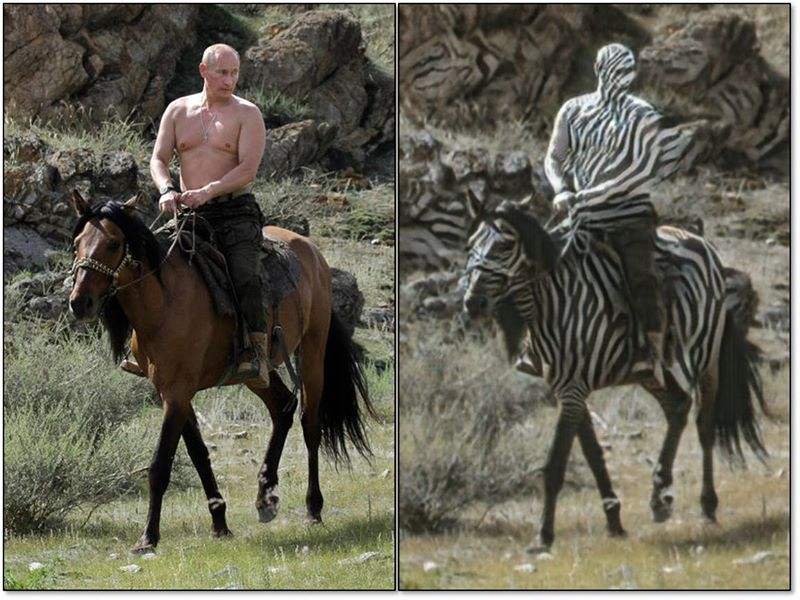
#> input picture CycleGAN/imgs/failure_putin.jpg, 800 x 600 px, given in place of 20150801.mp4, which was not available
$ python opticalflowcv.py ../../CycleGAN/imgs/failure_putin.jpg
#> lines starting #> are read from the running program, lines starting #| are printed output that depends on the picture; after the words box and inside, x2 and y2 are one past the last pixel; in counts of white or black regions, pixels touching at a corner belong together; pictures that were not available may be replaced by others from this repository, and a replacement may not be noted
import numpy as np
import cv2
import os, sys


#savedir="../data/Dogs/Resque/Labeled/Cv2_Optical/"
savedir="/export/space/araki-t/Dogs/Resque/Labeled/Cv2_Optical/"

filelist = []
# [12 lines of commented-out code are left out]
filelist = ["/export/space/araki-t/Dogs/Resque/20150801.mp4"] #, "../data/Dogs/Resque/20160710.mp4", "../data/Dogs/Resque/20161111.mp4", "../data/Dogs/Resque/2016112701.mp4", "../data/Dogs/Resque/2016112702.mp4", "../data/Dogs/Resque/2017061901.mp4", "../data/Dogs/Resque/2017061902.mp4"]
print(filelist)

## filelist ---> [ '../data/eat-drink/361.mp4', '../data/bark/ts340.mp4',...]
for filename in filelist:
    fatherpath =  os.path.join(savedir, filename.split("/")[-1].split(".")[0])
    cmd = 'mkdir -p ' + fatherpath
    os.system(cmd)
    print(filename, " to ", fatherpath)
    cap = cv2.VideoCapture(filename)
    # params for ShiTomasi corner detection
    feature_params = dict( maxCorners = 100,
                           qualityLevel = 0.3,
                           minDistance = 7,
                           blockSize = 7 )
    # Parameters for lucas kanade optical flow
    lk_params = dict( winSize  = (15,15),
                      maxLevel = 2,
                      criteria = (cv2.TERM_CRITERIA_EPS | cv2.TERM_CRITERIA_COUNT, 10, 0.03))
    # Create some random colors
    color = np.random.randint(0,255,(100,3))
    # Take first frame and find corners in it
    ret, old_frame = cap.read()
#> old_frame is the input picture: shape (600, 800, 3); mean B, G, R 82.8, 96.4, 98.9
    #old_gray = cv2.cvtColor(old_frame, cv2.COLOR_BGR2GRAY)
    old_gray = cv2.cvtColor(old_frame, cv2.COLOR_BGR2GRAY)
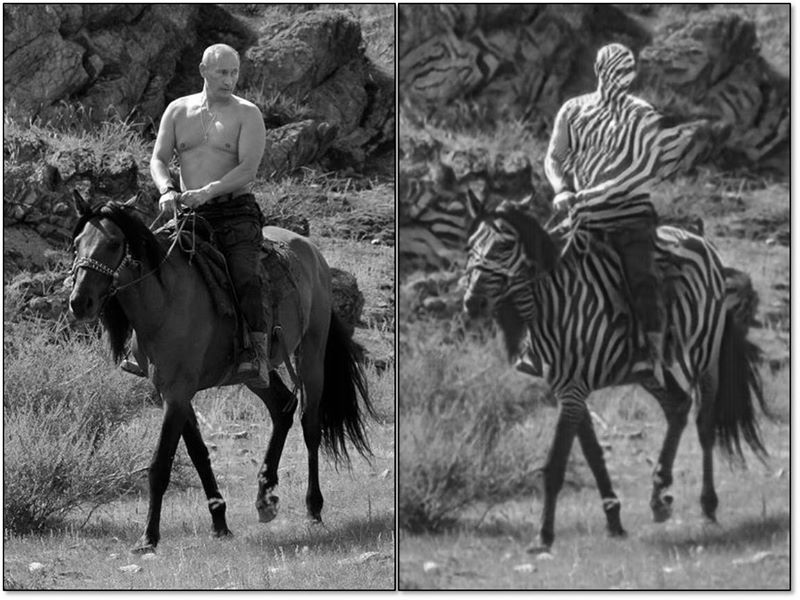
#> old_gray: shape (600, 800); min 0, max 255, mean 95.6
    hsv = np.zeros_like(old_frame)
    hsv[...,1] = 255

#    p0 = cv2.goodFeaturesToTrack(old_gray, mask = None, **feature_params)
    # Create a mask image for drawing purposes
    mask = np.zeros_like(old_frame)
    counter = 0
    ret,frame = cap.read() # 2nd frame
    while(ret):
        counter += 1

        frame_gray = cv2.cvtColor(frame, cv2.COLOR_BGR2GRAY)
        # calculate optical flow
        try:
            flow = cv2.calcOpticalFlowFarneback(old_gray ,frame_gray, None, 0.5, 3, 10, 3, 5, 1.2, 0)
            mag, ang = cv2.cartToPolar(flow[...,0], flow[...,1])
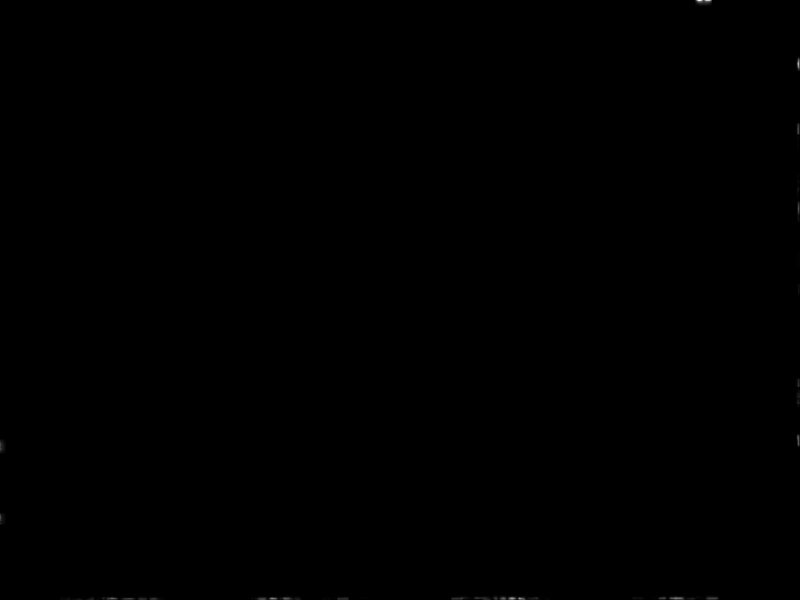
#> mag: shape (600, 800) float32; min 0, max 0.234, mean 0.000101; drawn with min black and max white
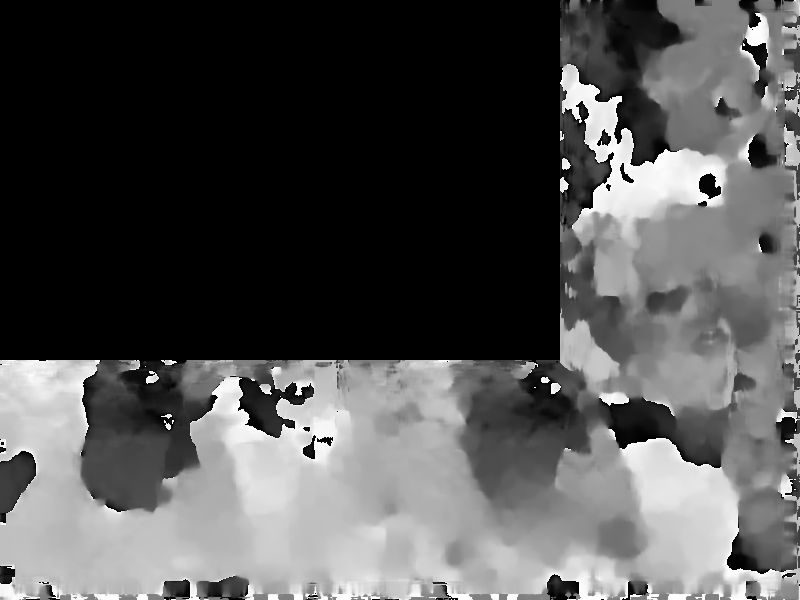
#> ang: shape (600, 800) float32; min 0, max 6.28, mean 2.04; drawn with min black and max white
            hsv[...,0] = ang*180/np.pi/2
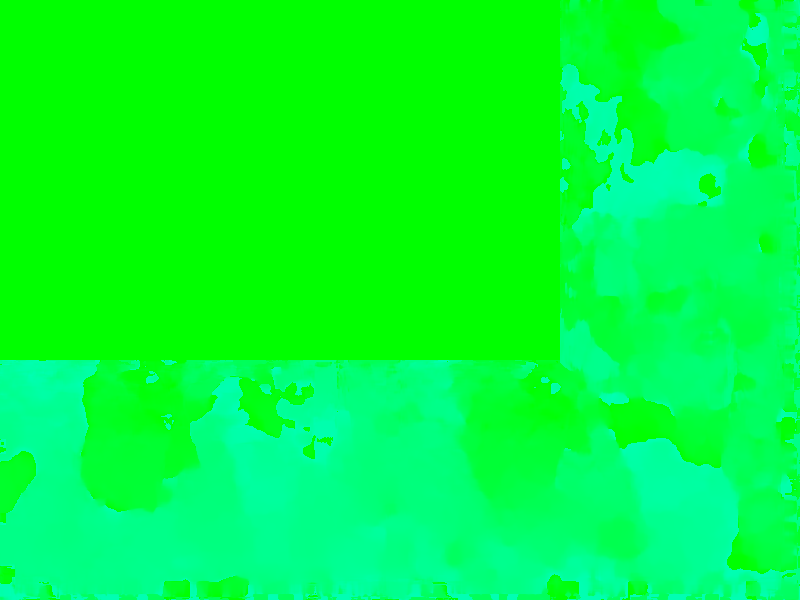
#> hsv: shape (600, 800, 3); mean of channels 0, 1, 2 58.1, 255, 0; drawn as B, G, R
            hsv[...,2] = cv2.normalize(mag,None,0,255,cv2.NORM_MINMAX)
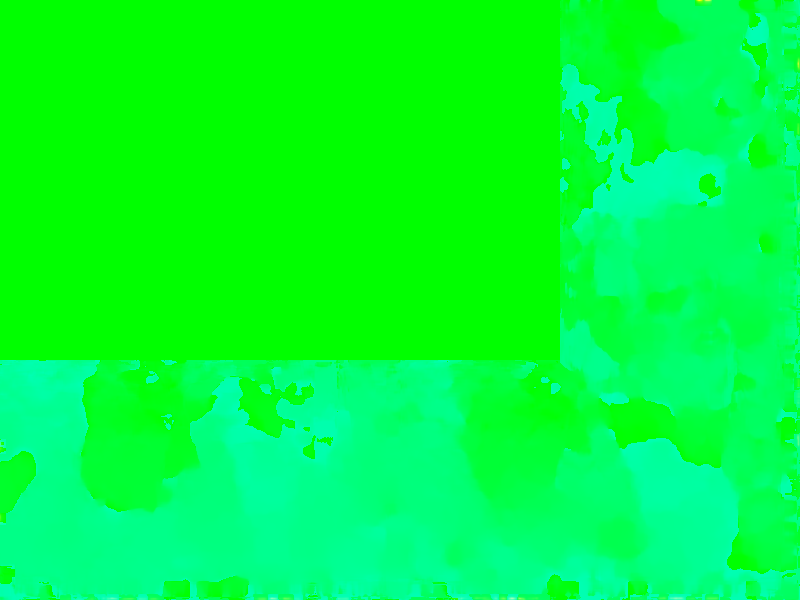
#> hsv: shape (600, 800, 3); 0.49% of pixels changed, all inside (x1, y1, x2, y2) = (0, 0, 800, 600); drawn as B, G, R
            rgb = cv2.cvtColor(hsv,cv2.COLOR_HSV2BGR)

            #p1, st, err = cv2.calcOpticalFlowPyrLK(old_gray, frame_gray, p0, None, **lk_params)
        except:
            print("Error : cv2.calcOpricalFlowPyrLK: skip this file")
            ercmd = 'echo "ERROR FILE: '+filename+'" >> cantOpticalMp4list'
            os.system(ercmd)
            break
        # [20 lines of commented-out code are left out]
        savepath = fatherpath
        savename = filename.split("/")[-1].split(".")[0]+"_%06d.jpg"%counter
        savefile = os.path.join(savepath, savename)
        print(savefile)
        cmd = 'mkdir -p ' + savepath
        os.system(cmd)

        #cv2.imwrite(savefile, img)
        cv2.imwrite(savefile, rgb)

        # Now update the previous frame and previous points
        old_gray = frame_gray.copy()
        #p0 = good_new.reshape(-1,1,2)

        # Next frame
        ret,frame = cap.read()

#    cv2.destroyAllWindows()
    cap.release()

$ run again, on CycleGAN/imgs/objects.jpg
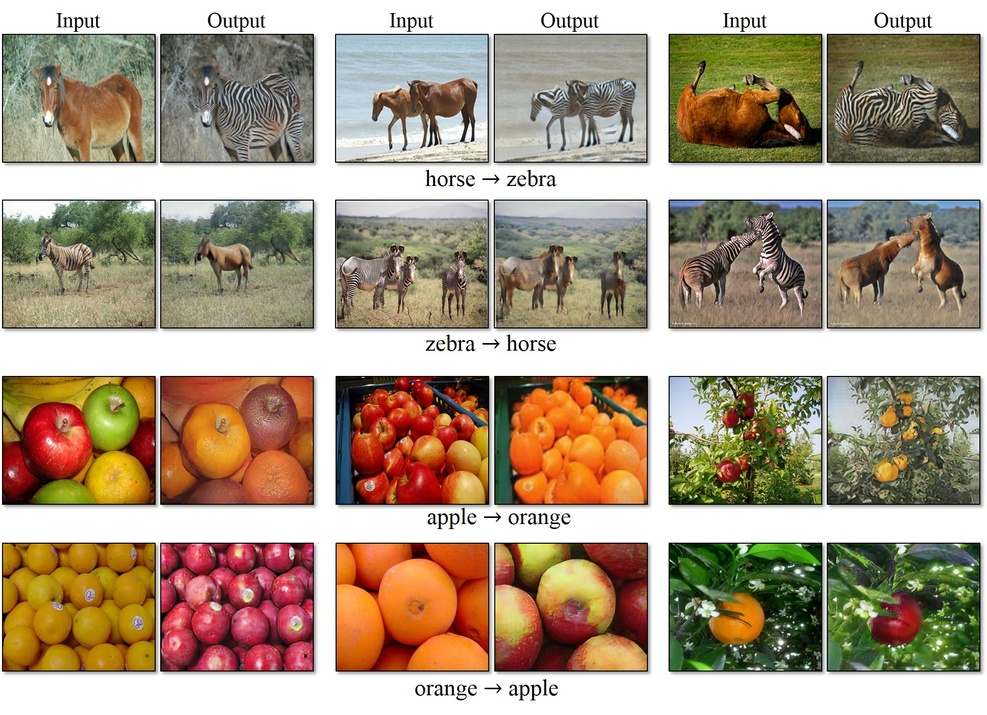
#> input picture CycleGAN/imgs/objects.jpg, 987 x 715 px, shrunk from 1953 x 1415 before the run, given in place of 20150801.mp4, which was not available
#> old_frame is the input picture: shape (715, 987, 3); mean B, G, R 132.1, 154, 171
#> `mag, ang = cv2.cartToPolar(flow[...,0], flow[...,1])`:
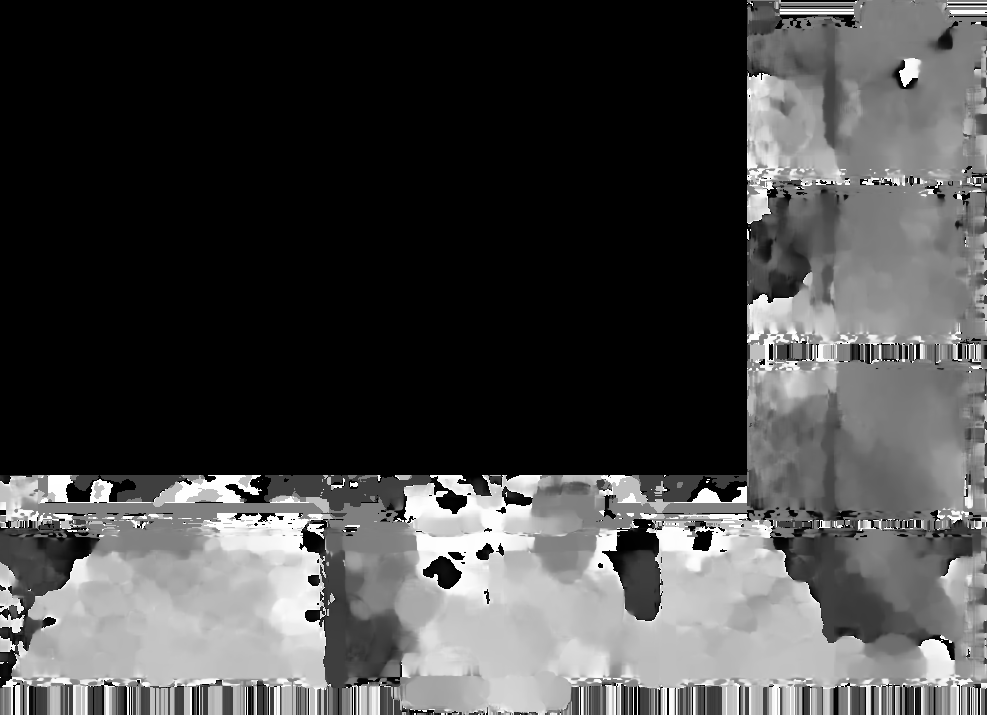
#> ang: shape (715, 987) float32; min 0, max 6.28, mean 1.76; drawn with min black and max white
#> `hsv[...,0] = ang*180/np.pi/2`:
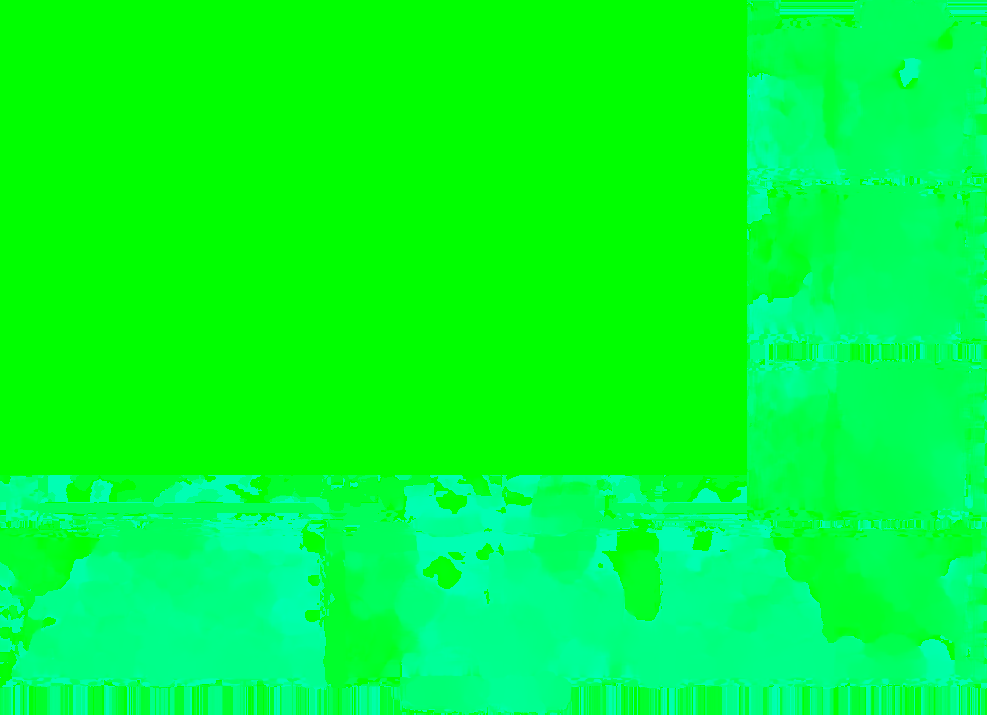
#> hsv: shape (715, 987, 3); mean of channels 0, 1, 2 50.1, 255, 0; drawn as B, G, R
